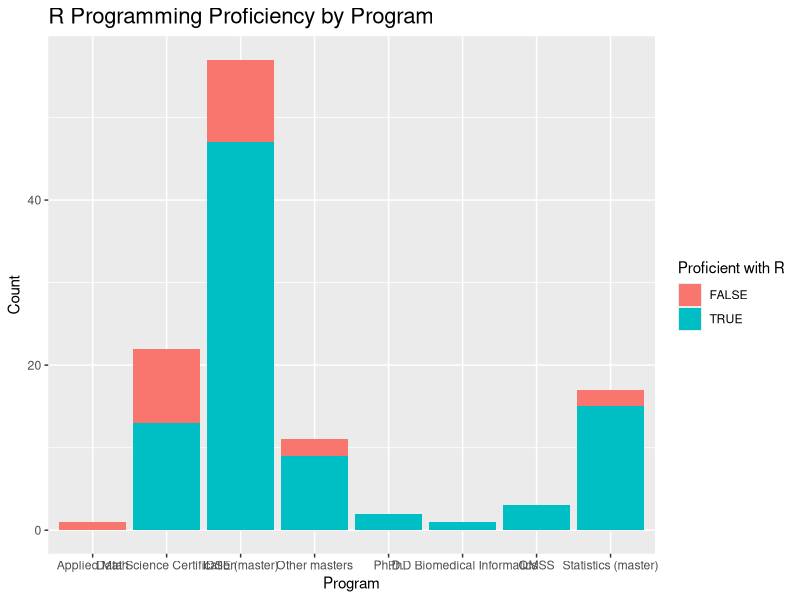
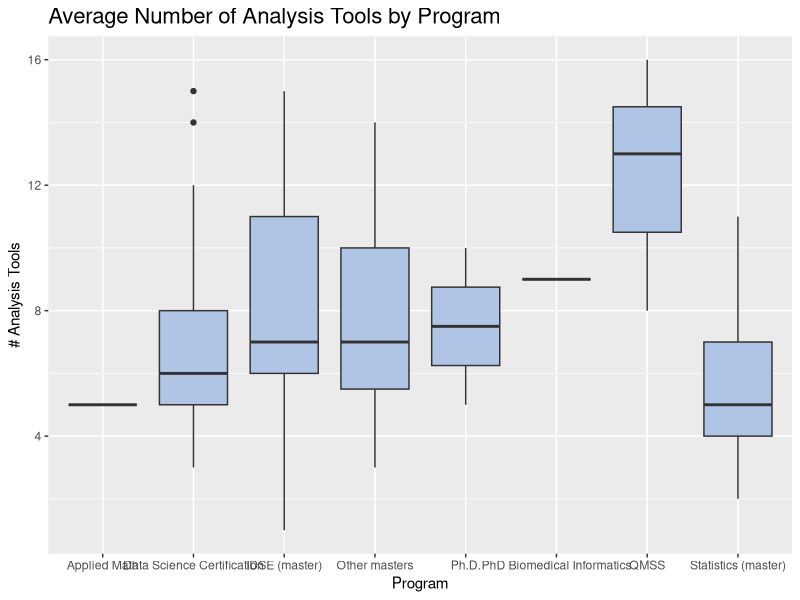

Here is the R script that generated these plots, in order:
## ---- chunk 1
library(ggplot2)
data <- read.csv('data/survey_new.csv')
## ---- chunk 2
ggplot(data, aes(data$Program, fill = data$R)) + geom_bar() +
  xlab('Program') + ylab('Count') + labs(fill = "Proficient with R") +
  ggtitle("R Programming Proficiency by Program") +
  theme(plot.title = element_text(size = 16))
## ---- chunk 3
ggplot(data, aes(x = data$Program, y = data$Number.Tools)) + geom_boxplot(fill = "#b0c5e6") +
  xlab('Program') + ylab('# Analysis Tools') + 
  ggtitle("Average Number of Analysis Tools by Program") + 
  theme(plot.title = element_text(size = 16)) 
